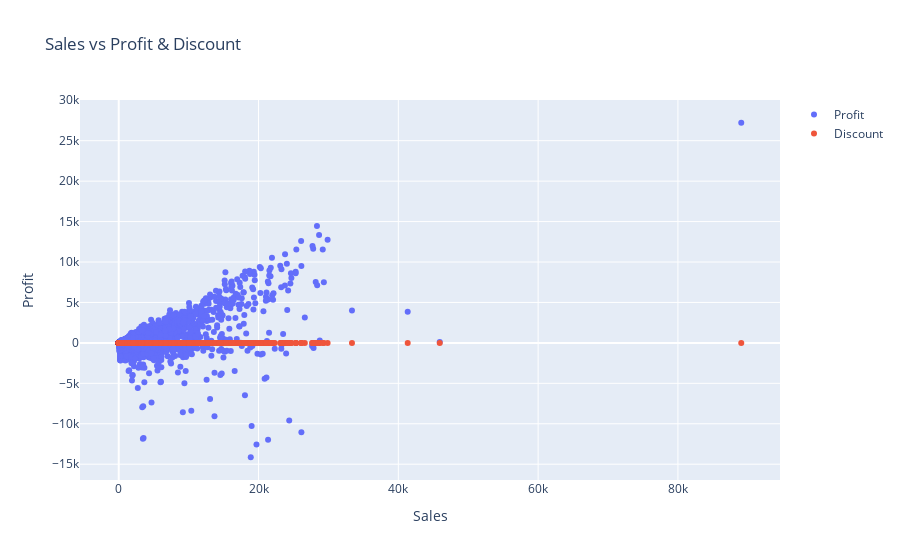

The notebook cell this image was saved under:
### Code cell
trace1=go.Scatter(x=sales_df['Sales'],y=sales_df['Profit'],mode='markers',name='Profit')
trace2=go.Scatter(x=sales_df['Sales'],y=sales_df['Discount'],mode='markers',name='Discount')
data=[trace1,trace2]
layout=go.Layout(title='Sales vs Profit & Discount', xaxis=dict(title='Sales'),yaxis=dict(title='Profit'),hovermode='closest')
figure=go.Figure(data=data,layout=layout)
iplot(figure)

### Figure 1 — Plotly figure (JSON) as saved in the notebook; plotly's stock layout.template omitted (floating-point values rounded to 4 significant figures; data arrays with more than 128 entries replaced by an {"elided": "..."} marker saying what was removed)
{"data": [{"mode": "markers", "name": "Profit", "type": "scatter", "x": {"elided": "8399 float values"}, "y": {"elided": "8399 float values"}}, {"mode": "markers", "name": "Discount", "type": "scatter", "x": {"elided": "8399 float values"}, "y": {"elided": "8399 float values"}}], "layout": {"hovermode": "closest", "title": {"text": "Sales vs Profit & Discount"}, "xaxis": {"title": {"text": "Sales"}}, "yaxis": {"title": {"text": "Profit"}}}}
